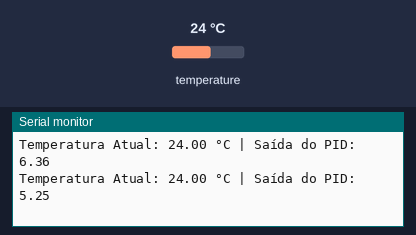
Simulated run of this sketch. Board: Arduino Uno, built with avr-gcc and run on an emulated ATmega328P. Parts: the last lines printed to the serial monitor. The inputs (shaded band) are chosen by the test bench; at power-on: temperature 24 °C.

Above: at 3.3 s.
3.4 s: temperature set to 12 °C
At 5.5 s:
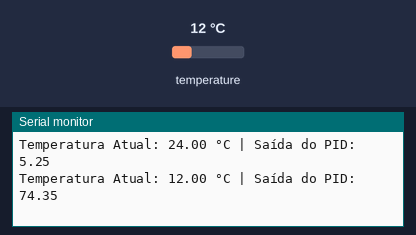
5.9 s: temperature set to 19 °C
At 7.0 s:
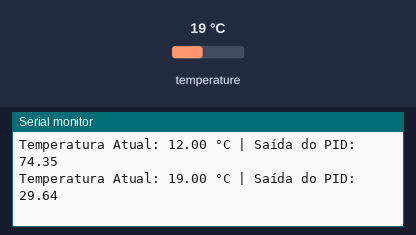
Timing chart, 0 to 8.9 s (numbered marks = the images above; inputs shaded):
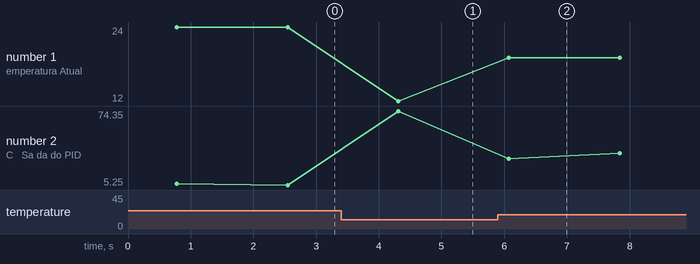

Measured:
- after the input at 3.4 s, the serial monitor: prints a new line after 0.91 s (image 1)
- after the input at 5.9 s, the serial monitor: prints a new line after 0.18 s (image 2)
- plotted number 1: 24 → 12 after the input at 3.4 s, 12 → 19 after the input at 5.9 s
- plotted number 2: 5.25 → 74.35 after the input at 3.4 s, 74.35 → 37.85 after the input at 5.9 s

The sketch:

ControleTemperatura.ino
```cpp
#include <OneWire.h>
#include <DallasTemperature.h>

#define ONE_WIRE_BUS 2 // Pino de dados do sensor DS18B20

OneWire oneWire(ONE_WIRE_BUS);
DallasTemperature sensors(&oneWire);

// Configuração do PID
double setpoint = 25.0; // Temperatura desejada em graus Celsius
double input, output;
double Kp = 5; // Ganho proporcional
double Ki = 0.1; // Ganho integral
double Kd = 1; // Ganho derivativo

double elapsedTime, previousTime;
double error, lastError;
double cumError, rateError;

// Definindo os limites de saída do PID
double outMin = 0;
double outMax = 255;

void setup() {
  Serial.begin(9600);
  sensors.begin();
}

void loop() {
  sensors.requestTemperatures(); // Solicita a leitura da temperatura

  // Lê a temperatura atual do sensor DS18B20
  double currentTemperature = sensors.getTempCByIndex(0);

  // Chama a função do PID
  PID_Controller(currentTemperature);

  // Exibe informações no Serial Monitor
  Serial.print("Temperatura Atual: ");
  Serial.print(currentTemperature);
  Serial.print(" °C | Saída do PID: ");
  Serial.println(output);

  delay(1000); // Aguarda um segundo antes de realizar a próxima leitura
}

void PID_Controller(double currentTemperature) {
  // Calcula o erro
  error = setpoint - currentTemperature;

  // Calcula o tempo decorrido
  double currentTime = millis();
  elapsedTime = (currentTime - previousTime) / 1000.0;

  // Calcula as componentes PID
  double P = Kp * error;
  cumError += error * elapsedTime;
  double I = Ki * cumError;
  rateError = (error - lastError) / elapsedTime;
  double D = Kd * rateError;

  // Calcula a saída PID
  output = P + I + D;

  // Limita a saída do PID dentro dos limites especificados
  output = constrain(output, outMin, outMax);

  // Aplica a saída do PID para controlar algum dispositivo (por exemplo, um atuador)
  // Neste exemplo, apenas exibimos a saída no Serial Monitor
  // Você deve adaptar esta parte para controlar seu sistema específico
  // (por exemplo, controle de um relé para ligar/desligar um aquecedor)
  // Substitua este trecho pelo código apropriado para o seu hardware específico.
  // digitalWrite(ACAO_PINO, output);

  // Atualiza variáveis para a próxima iteração
  lastError = error;
  previousTime = currentTime;
}
```
